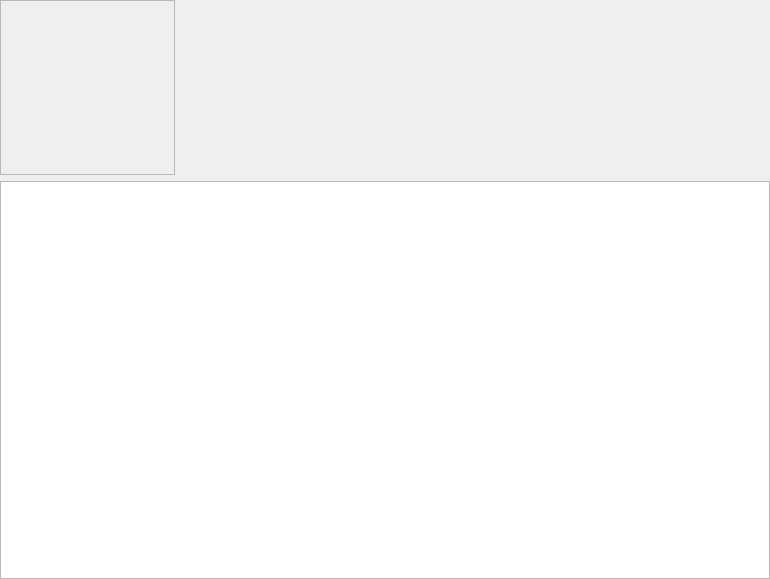
<?xml version="1.0" encoding="UTF-8"?>
<ui version="4.0">
 <class>AlbumPage</class>
 <widget class="QWidget" name="AlbumPage">
  <property name="geometry">
   <rect>
    <x>0</x>
    <y>0</y>
    <width>770</width>
    <height>579</height>
   </rect>
  </property>
  <property name="windowTitle">
   <string>Form</string>
  </property>
  <layout class="QGridLayout" name="gridLayout">
   <property name="leftMargin">
    <number>0</number>
   </property>
   <property name="topMargin">
    <number>0</number>
   </property>
   <property name="rightMargin">
    <number>0</number>
   </property>
   <property name="bottomMargin">
    <number>0</number>
   </property>
   <item row="0" column="0">
    <layout class="QVBoxLayout" name="verticalLayout_7" stretch="0,1">
     <item>
      <layout class="QHBoxLayout" name="horizontalLayout" stretch="0,1">
       <item>
        <layout class="QVBoxLayout" name="verticalLayout_6" stretch="0">
         <item>
          <widget class="QLabel" name="albumPageImage">
           <property name="sizePolicy">
            <sizepolicy hsizetype="Fixed" vsizetype="Fixed">
             <horstretch>0</horstretch>
             <verstretch>0</verstretch>
            </sizepolicy>
           </property>
           <property name="minimumSize">
            <size>
             <width>175</width>
             <height>175</height>
            </size>
           </property>
           <property name="maximumSize">
            <size>
             <width>175</width>
             <height>175</height>
            </size>
           </property>
           <property name="baseSize">
            <size>
             <width>150</width>
             <height>150</height>
            </size>
           </property>
           <property name="frameShape">
            <enum>QFrame::StyledPanel</enum>
           </property>
           <property name="text">
            <string/>
           </property>
           <property name="scaledContents">
            <bool>true</bool>
           </property>
          </widget>
         </item>
        </layout>
       </item>
       <item>
        <layout class="QVBoxLayout" name="albumPageLabelsLayout" stretch="0,0,0,1">
         <item>
          <widget class="QLabel" name="albumPageTitle">
           <property name="sizePolicy">
            <sizepolicy hsizetype="Preferred" vsizetype="Fixed">
             <horstretch>0</horstretch>
             <verstretch>0</verstretch>
            </sizepolicy>
           </property>
           <property name="font">
            <font>
             <pointsize>12</pointsize>
            </font>
           </property>
           <property name="text">
            <string/>
           </property>
           <property name="alignment">
            <set>Qt::AlignLeading|Qt::AlignLeft|Qt::AlignTop</set>
           </property>
          </widget>
         </item>
         <item>
          <widget class="QLabel" name="albumPageArtist">
           <property name="sizePolicy">
            <sizepolicy hsizetype="Preferred" vsizetype="Preferred">
             <horstretch>0</horstretch>
             <verstretch>0</verstretch>
            </sizepolicy>
           </property>
           <property name="font">
            <font>
             <pointsize>10</pointsize>
            </font>
           </property>
           <property name="text">
            <string/>
           </property>
           <property name="alignment">
            <set>Qt::AlignLeading|Qt::AlignLeft|Qt::AlignTop</set>
           </property>
          </widget>
         </item>
         <item>
          <widget class="QLabel" name="albumPageYear">
           <property name="text">
            <string/>
           </property>
          </widget>
         </item>
         <item>
          <widget class="QLabel" name="albumPageReview">
           <property name="text">
            <string/>
           </property>
           <property name="alignment">
            <set>Qt::AlignLeading|Qt::AlignLeft|Qt::AlignTop</set>
           </property>
          </widget>
         </item>
        </layout>
       </item>
      </layout>
     </item>
     <item>
      <widget class="QTableView" name="albumTracksTable">
       <property name="contextMenuPolicy">
        <enum>Qt::CustomContextMenu</enum>
       </property>
       <property name="selectionMode">
        <enum>QAbstractItemView::ExtendedSelection</enum>
       </property>
       <property name="selectionBehavior">
        <enum>QAbstractItemView::SelectRows</enum>
       </property>
       <property name="showGrid">
        <bool>false</bool>
       </property>
       <property name="wordWrap">
        <bool>false</bool>
       </property>
       <attribute name="horizontalHeaderDefaultSectionSize">
        <number>200</number>
       </attribute>
       <attribute name="horizontalHeaderHighlightSections">
        <bool>false</bool>
       </attribute>
       <attribute name="verticalHeaderHighlightSections">
        <bool>false</bool>
       </attribute>
      </widget>
     </item>
    </layout>
   </item>
  </layout>
 </widget>
 <resources/>
 <connections/>
</ui>
